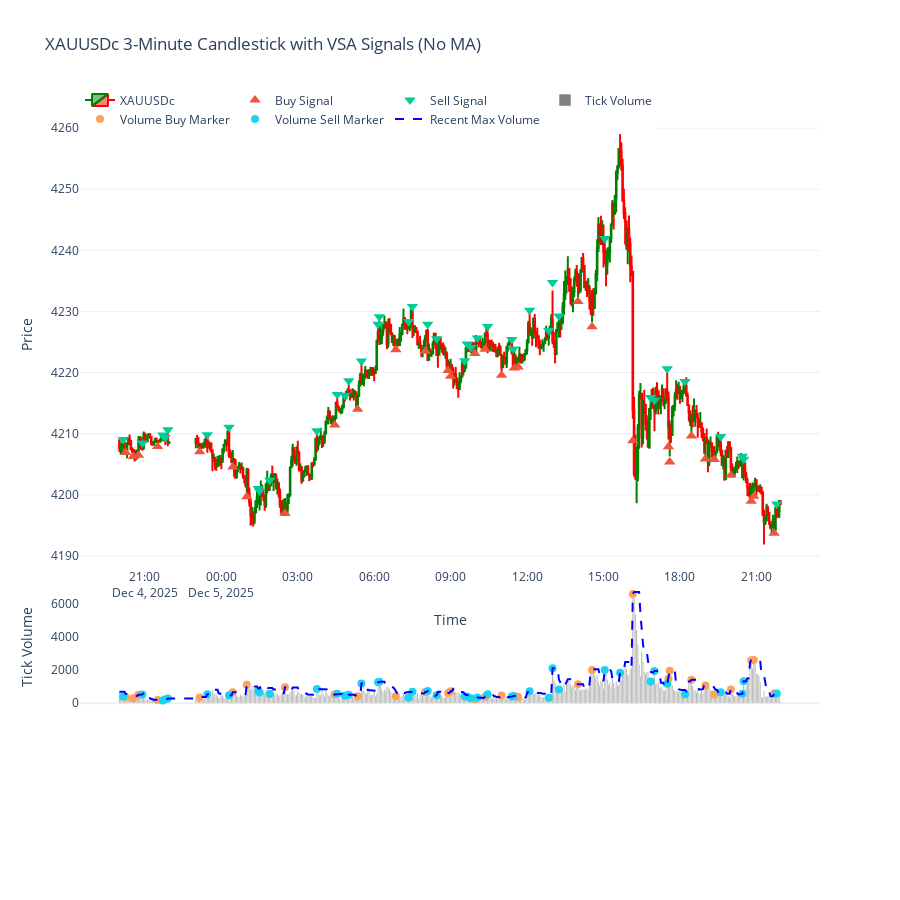

The notebook cell this image was saved under:
### Code cell
import MetaTrader5 as mt5
import pandas as pd
import numpy as np
import plotly.graph_objects as go
from datetime import datetime, timedelta

# -------------------------
# 1. Initialize MT5
# -------------------------
if not mt5.initialize():
    print("MT5 initialization failed")
    mt5.shutdown()

# -------------------------
# 2. Fetch 3-minute data
# -------------------------
symbol = "XAUUSDc"
timeframe = mt5.TIMEFRAME_M3
n_bars = 500
utc_from = datetime.now() - timedelta(days=3)

rates = mt5.copy_rates_from(symbol, timeframe, utc_from, n_bars)
mt5.shutdown()

# -------------------------
# 3. Convert to DataFrame
# -------------------------
df = pd.DataFrame(rates)
df['time'] = pd.to_datetime(df['time'], unit='s')
df.set_index('time', inplace=True)

# -------------------------
# 4. Remove non-trading periods (weekends)
# -------------------------
df = df[df.index.dayofweek < 5]

# -------------------------
# 5. Feature engineering for VSA
# -------------------------
df['range'] = df['high'] - df['low']
df['body'] = (df['close'] - df['open']).abs()
df['upper_wick'] = df['high'] - df[['open', 'close']].max(axis=1)
df['lower_wick'] = df[['open', 'close']].min(axis=1) - df['low']
df['direction'] = np.where(df['close'] > df['open'], 1, np.where(df['close'] < df['open'], -1, 0))

# Contextual rolling lookback (for relative volume, slopes, trend)
lookback_vol = 5
lookback_slope = 6

df['vol_max_recent'] = df['tick_volume'].rolling(lookback_vol, min_periods=1).max()
df['vol_min_recent'] = df['tick_volume'].rolling(lookback_vol, min_periods=1).min()
df['close_slope'] = df['close'].diff().rolling(lookback_slope, min_periods=1).mean()

df['body_pct'] = df['body'] / (df['range'] + 1e-9)  # normalized body size

# -------------------------
# 6. VSA signal logic (no moving averages)
# -------------------------
n = len(df)
signals = np.zeros(n, dtype=int)
reasons = np.full(n, '', dtype=object)

climax_multiplier = 1.2
high_vol_multiplier = 1.0
low_vol_multiplier = 1.0
small_body_thresh = 0.35
large_body_thresh = 0.6

for i in range(2, n):
    vol = df['tick_volume'].iat[i]
    max_vol = df['vol_max_recent'].iat[i-1]
    min_vol = df['vol_min_recent'].iat[i-1]
    direction = df['direction'].iat[i]
    body_pct = df['body_pct'].iat[i]
    slope = df['close_slope'].iat[i-1]

    # Climax bars
    if vol > max_vol * climax_multiplier:
        if direction == 1 and body_pct > large_body_thresh:
            signals[i] = -1
            reasons[i] = "Climax Up (high vol & large up bar) -> possible distribution"
            continue
        if direction == -1 and body_pct > large_body_thresh:
            signals[i] = 1
            reasons[i] = "Climax Down (high vol & large down bar) -> possible selling exhaustion"
            continue

    # High volume after trend
    if vol > max_vol * high_vol_multiplier:
        if direction == -1 and slope > 0:
            signals[i] = -1
            reasons[i] = "High vol down after uptrend -> weakness (sell)"
            continue
        if direction == 1 and slope < 0:
            signals[i] = 1
            reasons[i] = "High vol up after downtrend -> strength (buy)"
            continue

    # Low volume tests
    if vol < min_vol * low_vol_multiplier:
        if direction == 1 and body_pct < small_body_thresh and slope > 0:
            signals[i] = -1
            reasons[i] = "No Demand (low vol narrow up bar after advance) -> probable weak continuation"
            continue
        if direction == -1 and body_pct < small_body_thresh and slope < 0:
            signals[i] = 1
            reasons[i] = "No Supply (low vol narrow down bar after decline) -> probable test, buy"
            continue

    # Test after selling climax
    prev_vol = df['tick_volume'].iat[i-1]
    prev_dir = df['direction'].iat[i-1]
    prev_max_vol = df['vol_max_recent'].iat[i-1]
    if prev_vol > prev_max_vol * climax_multiplier and prev_dir == -1:
        if vol < min_vol * low_vol_multiplier and direction != -1:
            signals[i] = 1
            reasons[i] = "Test after selling climax -> buy"
            continue

df['signal'] = signals
df['signal_reason'] = reasons

# -------------------------
# 7. Plotting (price + volume + signals)
# -------------------------
buy_mask = df['signal'] == 1
sell_mask = df['signal'] == -1

price_buy_y = df['low'] - (df['range'] * 0.15)
price_sell_y = df['high'] + (df['range'] * 0.15)

vol_buy_y = df['tick_volume'][buy_mask]
vol_sell_y = df['tick_volume'][sell_mask]

fig = go.Figure()

# Candlestick
fig.add_trace(go.Candlestick(
    x=df.index,
    open=df['open'],
    high=df['high'],
    low=df['low'],
    close=df['close'],
    name=symbol,
    increasing_line_color='green',
    decreasing_line_color='red'
))

# Buy/Sell markers on price
fig.add_trace(go.Scatter(
    x=df.index[buy_mask],
    y=price_buy_y[buy_mask],
    mode='markers',
    marker=dict(symbol='triangle-up', size=10),
    name='Buy Signal',
    hovertext=df['signal_reason'][buy_mask],
    hoverinfo='text'
))
fig.add_trace(go.Scatter(
    x=df.index[sell_mask],
    y=price_sell_y[sell_mask],
    mode='markers',
    marker=dict(symbol='triangle-down', size=10),
    name='Sell Signal',
    hovertext=df['signal_reason'][sell_mask],
    hoverinfo='text'
))

# Tick Volume
fig.add_trace(go.Bar(
    x=df.index,
    y=df['tick_volume'],
    name='Tick Volume',
    marker_color='gray',
    yaxis='y2'
))

# Volume markers
fig.add_trace(go.Scatter(
    x=df.index[buy_mask],
    y=vol_buy_y,
    mode='markers',
    marker=dict(symbol='circle', size=8),
    name='Volume Buy Marker',
    yaxis='y2',
    hovertext=df['signal_reason'][buy_mask],
    hoverinfo='text'
))
fig.add_trace(go.Scatter(
    x=df.index[sell_mask],
    y=vol_sell_y,
    mode='markers',
    marker=dict(symbol='circle', size=8),
    name='Volume Sell Marker',
    yaxis='y2',
    hovertext=df['signal_reason'][sell_mask],
    hoverinfo='text'
))

# Optional: recent maximum volume line for visual reference
fig.add_trace(go.Scatter(
    x=df.index,
    y=df['vol_max_recent'],
    mode='lines',
    line=dict(width=2, dash='dash', color='blue'),
    name=f'Recent Max Volume',
    yaxis='y2'
))

fig.update_layout(
    template='plotly_white',
    title=f'{symbol} 3-Minute Candlestick with VSA Signals (No MA)',
    xaxis=dict(title='Time', rangeslider=dict(visible=False)),
    yaxis=dict(title='Price', domain=[0.35, 1]),
    yaxis2=dict(title='Tick Volume', domain=[0.15, 0.33], showgrid=False, anchor="x"),
    legend=dict(orientation='h', y=1.02, x=0),
    height=900
)

fig.show()

# -------------------------
# 8. Quick signal summary
# -------------------------
recent_signals = df[df['signal'] != 0].copy().tail(20)
if not recent_signals.empty:
    print("Recent VSA signals (most recent first):")
    for idx, row in recent_signals[::-1].iterrows():
        ts = idx.strftime("%Y-%m-%d %H:%M")
        print(f"{ts} | Signal: {'BUY' if row['signal']==1 else 'SELL'} | Vol: {int(row['tick_volume'])} | Reason: {row['signal_reason']}")
else:
    print("No VSA signals found in the dataset.")

### Figure 1 — Plotly figure (JSON) as saved in the notebook; plotly's stock layout.template omitted (floating-point values rounded to 4 significant figures; data arrays with more than 128 entries replaced by an {"elided": "..."} marker saying what was removed)
{"data": [{"close": {"elided": "500 float values"}, "decreasing": {"line": {"color": "red"}}, "high": {"elided": "500 float values"}, "increasing": {"line": {"color": "green"}}, "low": {"elided": "500 float values"}, "name": "XAUUSDc", "open": {"elided": "500 float values"}, "type": "candlestick", "x": {"elided": "500 str values"}}, {"hoverinfo": "text", "hovertext": ["No Supply (low vol narrow down bar after decline) -> probable test, buy", "No Supply (low vol narrow down bar after decline) -> probable test, buy", "High vol up after downtrend -> strength (buy)", "High vol up after downtrend -> strength (buy)", "High vol up after downtrend -> strength (buy)", "High vol up after downtrend -> strength (buy)", "High vol up after downtrend -> strength (buy)", "High vol up after downtrend -> strength (buy)", "High vol up after downtrend -> strength (buy)", "High vol up after downtrend -> strength (buy)", "No Supply (low vol narrow down bar after decline) -> probable test, buy", "High vol up after downtrend -> strength (buy)", "High vol up after downtrend -> strength (buy)", "High vol up after downtrend -> strength (buy)", "No Supply (low vol narrow down bar after decline) -> probable test, buy", "High vol up after downtrend -> strength (buy)", "Climax Down (high vol & large down bar) -> possible selling exhaustion", "High vol up after downtrend -> strength (buy)", "No Supply (low vol narrow down bar after decline) -> probable test, buy", "High vol up after downtrend -> strength (buy)", "High vol up after downtrend -> strength (buy)", "Climax Down (high vol & large down bar) -> possible selling exhaustion", "Climax Down (high vol & large down bar) -> possible selling exhaustion", "High vol up after downtrend -> strength (buy)", "High vol up after downtrend -> strength (buy)", "High vol up after downtrend -> strength (buy)", "No Supply (low vol narrow down bar after decline) -> probable test, buy", "Climax Down (high vol & large down bar) -> possible selling exhaustion", "High vol up after downtrend -> strength (buy)", "High vol up after downtrend -> strength (buy)", "Climax Down (high vol & large down bar) -> possible selling exhaustion"], "marker": {"size": 10, "symbol": "triangle-up"}, "mode": "markers", "name": "Buy Signal", "type": "scatter", "x": ["2025-12-04T20:15:00.000000000", "2025-12-04T20:33:00.000000000", "2025-12-04T20:45:00.000000000", "2025-12-04T21:30:00.000000000", "2025-12-04T23:09:00.000000000", "2025-12-05T00:27:00.000000000", "2025-12-05T01:00:00.000000000", "2025-12-05T02:30:00.000000000", "2025-12-05T04:27:00.000000000", "2025-12-05T05:21:00.000000000", "2025-12-05T06:51:00.000000000", "2025-12-05T08:00:00.000000000", "2025-12-05T08:54:00.000000000", "2025-12-05T09:00:00.000000000", "2025-12-05T09:57:00.000000000", "2025-12-05T10:21:00.000000000", "2025-12-05T11:00:00.000000000", "2025-12-05T11:30:00.000000000", "2025-12-05T11:39:00.000000000", "2025-12-05T14:00:00.000000000", "2025-12-05T14:33:00.000000000", "2025-12-05T16:09:00.000000000", "2025-12-05T17:33:00.000000000", "2025-12-05T17:36:00.000000000", "2025-12-05T18:27:00.000000000", "2025-12-05T19:00:00.000000000", "2025-12-05T19:21:00.000000000", "2025-12-05T20:00:00.000000000", "2025-12-05T20:48:00.000000000", "2025-12-05T20:54:00.000000000", "2025-12-05T21:42:00.000000000"], "y": [4207.0, 4206.0, 4206.0, 4208.0, 4207.0, 4205.0, 4200.0, 4197.0, 4211.0, 4214.0, 4224.0, 4224.0, 4220.0, 4219.0, 4223.0, 4224.0, 4220.0, 4221.0, 4221.0, 4232.0, 4228.0, 4209.0, 4208.0, 4205.0, 4210.0, 4206.0, 4206.0, 4203.0, 4199.0, 4200.0, 4194.0]}, {"hoverinfo": "text", "hovertext": ["No Demand (low vol narrow up bar after advance) -> probable weak continuation", "High vol down after uptrend -> weakness (sell)", "No Demand (low vol narrow up bar after advance) -> probable weak continuation", "High vol down after uptrend -> weakness (sell)", "High vol down after uptrend -> weakness (sell)", "High vol down after uptrend -> weakness (sell)", "High vol down after uptrend -> weakness (sell)", "No Demand (low vol narrow up bar after advance) -> probable weak continuation", "No Demand (low vol narrow up bar after advance) -> probable weak continuation", "No Demand (low vol narrow up bar after advance) -> probable weak continuation", "High vol down after uptrend -> weakness (sell)", "High vol down after uptrend -> weakness (sell)", "High vol down after uptrend -> weakness (sell)", "High vol down after uptrend -> weakness (sell)", "High vol down after uptrend -> weakness (sell)", "Climax Up (high vol & large up bar) -> possible distribution", "High vol down after uptrend -> weakness (sell)", "No Demand (low vol narrow up bar after advance) -> probable weak continuation", "High vol down after uptrend -> weakness (sell)", "High vol down after uptrend -> weakness (sell)", "High vol down after uptrend -> weakness (sell)", "No Demand (low vol narrow up bar after advance) -> probable weak continuation", "No Demand (low vol narrow up bar after advance) -> probable weak continuation", "No Demand (low vol narrow up bar after advance) -> probable weak continuation", "High vol down after uptrend -> weakness (sell)", "High vol down after uptrend -> weakness (sell)", "High vol down after uptrend -> weakness (sell)", "High vol down after uptrend -> weakness (sell)", "High vol down after uptrend -> weakness (sell)", "No Demand (low vol narrow up bar after advance) -> probable weak continuation", "High vol down after uptrend -> weakness (sell)", "No Demand (low vol narrow up bar after advance) -> probable weak continuation", "High vol down after uptrend -> weakness (sell)", "High vol down after uptrend -> weakness (sell)", "No Demand (low vol narrow up bar after advance) -> probable weak continuation", "High vol down after uptrend -> weakness (sell)", "High vol down after uptrend -> weakness (sell)", "No Demand (low vol narrow up bar after advance) -> probable weak continuation", "High vol down after uptrend -> weakness (sell)", "High vol down after uptrend -> weakness (sell)", "Climax Up (high vol & large up bar) -> possible distribution", "High vol down after uptrend -> weakness (sell)"], "marker": {"size": 10, "symbol": "triangle-down"}, "mode": "markers", "name": "Sell Signal", "type": "scatter", "x": ["2025-12-04T20:09:00.000000000", "2025-12-04T20:54:00.000000000", "2025-12-04T21:42:00.000000000", "2025-12-04T21:48:00.000000000", "2025-12-04T21:54:00.000000000", "2025-12-04T23:27:00.000000000", "2025-12-05T00:18:00.000000000", "2025-12-05T01:27:00.000000000", "2025-12-05T01:30:00.000000000", "2025-12-05T01:54:00.000000000", "2025-12-05T03:45:00.000000000", "2025-12-05T04:33:00.000000000", "2025-12-05T04:51:00.000000000", "2025-12-05T05:00:00.000000000", "2025-12-05T05:30:00.000000000", "2025-12-05T06:09:00.000000000", "2025-12-05T06:12:00.000000000", "2025-12-05T07:21:00.000000000", "2025-12-05T07:30:00.000000000", "2025-12-05T08:06:00.000000000", "2025-12-05T08:27:00.000000000", "2025-12-05T09:33:00.000000000", "2025-12-05T09:39:00.000000000", "2025-12-05T09:48:00.000000000", "2025-12-05T10:03:00.000000000", "2025-12-05T10:27:00.000000000", "2025-12-05T11:24:00.000000000", "2025-12-05T11:27:00.000000000", "2025-12-05T12:06:00.000000000", "2025-12-05T12:51:00.000000000", "2025-12-05T13:00:00.000000000", "2025-12-05T13:15:00.000000000", "2025-12-05T15:03:00.000000000", "2025-12-05T15:39:00.000000000", "2025-12-05T16:51:00.000000000", "2025-12-05T17:00:00.000000000", "2025-12-05T17:30:00.000000000", "2025-12-05T18:12:00.000000000", "2025-12-05T19:36:00.000000000", "2025-12-05T20:27:00.000000000", "2025-12-05T20:30:00.000000000", "2025-12-05T21:48:00.000000000"], "y": [4209.0, 4208.0, 4210.0, 4209.0, 4211.0, 4210.0, 4211.0, 4201.0, 4201.0, 4202.0, 4211.0, 4216.0, 4216.0, 4219.0, 4222.0, 4228.0, 4229.0, 4228.0, 4231.0, 4228.0, 4226.0, 4222.0, 4225.0, 4224.0, 4226.0, 4228.0, 4225.0, 4224.0, 4230.0, 4227.0, 4235.0, 4229.0, 4242.0, 4260.0, 4216.0, 4215.0, 4221.0, 4219.0, 4210.0, 4206.0, 4206.0, 4198.0]}, {"marker": {"color": "gray"}, "name": "Tick Volume", "type": "bar", "x": {"elided": "500 str values"}, "y": {"elided": "500 int values"}, "yaxis": "y2"}, {"hoverinfo": "text", "hovertext": ["No Supply (low vol narrow down bar after decline) -> probable test, buy", "No Supply (low vol narrow down bar after decline) -> probable test, buy", "High vol up after downtrend -> strength (buy)", "High vol up after downtrend -> strength (buy)", "High vol up after downtrend -> strength (buy)", "High vol up after downtrend -> strength (buy)", "High vol up after downtrend -> strength (buy)", "High vol up after downtrend -> strength (buy)", "High vol up after downtrend -> strength (buy)", "High vol up after downtrend -> strength (buy)", "No Supply (low vol narrow down bar after decline) -> probable test, buy", "High vol up after downtrend -> strength (buy)", "High vol up after downtrend -> strength (buy)", "High vol up after downtrend -> strength (buy)", "No Supply (low vol narrow down bar after decline) -> probable test, buy", "High vol up after downtrend -> strength (buy)", "Climax Down (high vol & large down bar) -> possible selling exhaustion", "High vol up after downtrend -> strength (buy)", "No Supply (low vol narrow down bar after decline) -> probable test, buy", "High vol up after downtrend -> strength (buy)", "High vol up after downtrend -> strength (buy)", "Climax Down (high vol & large down bar) -> possible selling exhaustion", "Climax Down (high vol & large down bar) -> possible selling exhaustion", "High vol up after downtrend -> strength (buy)", "High vol up after downtrend -> strength (buy)", "High vol up after downtrend -> strength (buy)", "No Supply (low vol narrow down bar after decline) -> probable test, buy", "Climax Down (high vol & large down bar) -> possible selling exhaustion", "High vol up after downtrend -> strength (buy)", "High vol up after downtrend -> strength (buy)", "Climax Down (high vol & large down bar) -> possible selling exhaustion"], "marker": {"size": 8, "symbol": "circle"}, "mode": "markers", "name": "Volume Buy Marker", "type": "scatter", "x": ["2025-12-04T20:15:00.000000000", "2025-12-04T20:33:00.000000000", "2025-12-04T20:45:00.000000000", "2025-12-04T21:30:00.000000000", "2025-12-04T23:09:00.000000000", "2025-12-05T00:27:00.000000000", "2025-12-05T01:00:00.000000000", "2025-12-05T02:30:00.000000000", "2025-12-05T04:27:00.000000000", "2025-12-05T05:21:00.000000000", "2025-12-05T06:51:00.000000000", "2025-12-05T08:00:00.000000000", "2025-12-05T08:54:00.000000000", "2025-12-05T09:00:00.000000000", "2025-12-05T09:57:00.000000000", "2025-12-05T10:21:00.000000000", "2025-12-05T11:00:00.000000000", "2025-12-05T11:30:00.000000000", "2025-12-05T11:39:00.000000000", "2025-12-05T14:00:00.000000000", "2025-12-05T14:33:00.000000000", "2025-12-05T16:09:00.000000000", "2025-12-05T17:33:00.000000000", "2025-12-05T17:36:00.000000000", "2025-12-05T18:27:00.000000000", "2025-12-05T19:00:00.000000000", "2025-12-05T19:21:00.000000000", "2025-12-05T20:00:00.000000000", "2025-12-05T20:48:00.000000000", "2025-12-05T20:54:00.000000000", "2025-12-05T21:42:00.000000000"], "y": [357, 303, 509, 195, 353, 664, 1113, 968, 527, 429, 428, 682, 625, 724, 238, 393, 469, 451, 373, 1146, 2006, 6590, 1482, 1958, 1412, 1074, 524, 836, 2596, 2601, 588], "yaxis": "y2"}, {"hoverinfo": "text", "hovertext": ["No Demand (low vol narrow up bar after advance) -> probable weak continuation", "High vol down after uptrend -> weakness (sell)", "No Demand (low vol narrow up bar after advance) -> probable weak continuation", "High vol down after uptrend -> weakness (sell)", "High vol down after uptrend -> weakness (sell)", "High vol down after uptrend -> weakness (sell)", "High vol down after uptrend -> weakness (sell)", "No Demand (low vol narrow up bar after advance) -> probable weak continuation", "No Demand (low vol narrow up bar after advance) -> probable weak continuation", "No Demand (low vol narrow up bar after advance) -> probable weak continuation", "High vol down after uptrend -> weakness (sell)", "High vol down after uptrend -> weakness (sell)", "High vol down after uptrend -> weakness (sell)", "High vol down after uptrend -> weakness (sell)", "High vol down after uptrend -> weakness (sell)", "Climax Up (high vol & large up bar) -> possible distribution", "High vol down after uptrend -> weakness (sell)", "No Demand (low vol narrow up bar after advance) -> probable weak continuation", "High vol down after uptrend -> weakness (sell)", "High vol down after uptrend -> weakness (sell)", "High vol down after uptrend -> weakness (sell)", "No Demand (low vol narrow up bar after advance) -> probable weak continuation", "No Demand (low vol narrow up bar after advance) -> probable weak continuation", "No Demand (low vol narrow up bar after advance) -> probable weak continuation", "High vol down after uptrend -> weakness (sell)", "High vol down after uptrend -> weakness (sell)", "High vol down after uptrend -> weakness (sell)", "High vol down after uptrend -> weakness (sell)", "High vol down after uptrend -> weakness (sell)", "No Demand (low vol narrow up bar after advance) -> probable weak continuation", "High vol down after uptrend -> weakness (sell)", "No Demand (low vol narrow up bar after advance) -> probable weak continuation", "High vol down after uptrend -> weakness (sell)", "High vol down after uptrend -> weakness (sell)", "No Demand (low vol narrow up bar after advance) -> probable weak continuation", "High vol down after uptrend -> weakness (sell)", "High vol down after uptrend -> weakness (sell)", "No Demand (low vol narrow up bar after advance) -> probable weak continuation", "High vol down after uptrend -> weakness (sell)", "High vol down after uptrend -> weakness (sell)", "Climax Up (high vol & large up bar) -> possible distribution", "High vol down after uptrend -> weakness (sell)"], "marker": {"size": 8, "symbol": "circle"}, "mode": "markers", "name": "Volume Sell Marker", "type": "scatter", "x": ["2025-12-04T20:09:00.000000000", "2025-12-04T20:54:00.000000000", "2025-12-04T21:42:00.000000000", "2025-12-04T21:48:00.000000000", "2025-12-04T21:54:00.000000000", "2025-12-04T23:27:00.000000000", "2025-12-05T00:18:00.000000000", "2025-12-05T01:27:00.000000000", "2025-12-05T01:30:00.000000000", "2025-12-05T01:54:00.000000000", "2025-12-05T03:45:00.000000000", "2025-12-05T04:33:00.000000000", "2025-12-05T04:51:00.000000000", "2025-12-05T05:00:00.000000000", "2025-12-05T05:30:00.000000000", "2025-12-05T06:09:00.000000000", "2025-12-05T06:12:00.000000000", "2025-12-05T07:21:00.000000000", "2025-12-05T07:30:00.000000000", "2025-12-05T08:06:00.000000000", "2025-12-05T08:27:00.000000000", "2025-12-05T09:33:00.000000000", "2025-12-05T09:39:00.000000000", "2025-12-05T09:48:00.000000000", "2025-12-05T10:03:00.000000000", "2025-12-05T10:27:00.000000000", "2025-12-05T11:24:00.000000000", "2025-12-05T11:27:00.000000000", "2025-12-05T12:06:00.000000000", "2025-12-05T12:51:00.000000000", "2025-12-05T13:00:00.000000000", "2025-12-05T13:15:00.000000000", "2025-12-05T15:03:00.000000000", "2025-12-05T15:39:00.000000000", "2025-12-05T16:51:00.000000000", "2025-12-05T17:00:00.000000000", "2025-12-05T17:30:00.000000000", "2025-12-05T18:12:00.000000000", "2025-12-05T19:36:00.000000000", "2025-12-05T20:27:00.000000000", "2025-12-05T20:30:00.000000000", "2025-12-05T21:48:00.000000000"], "y": [410, 525, 165, 236, 284, 543, 480, 750, 649, 556, 857, 572, 453, 507, 1194, 1260, 1300, 337, 697, 745, 478, 420, 385, 299, 351, 539, 407, 424, 725, 335, 2110, 825, 2002, 1835, 1316, 1950, 1171, 540, 669, 566, 1332, 595], "yaxis": "y2"}, {"line": {"color": "blue", "dash": "dash", "width": 2}, "mode": "lines", "name": "Recent Max Volume", "type": "scatter", "x": {"elided": "500 str values"}, "y": {"elided": "500 float values"}, "yaxis": "y2"}], "layout": {"height": 900, "legend": {"orientation": "h", "x": 0, "y": 1.02}, "title": {"text": "XAUUSDc 3-Minute Candlestick with VSA Signals (No MA)"}, "xaxis": {"rangeslider": {"visible": false}, "title": {"text": "Time"}}, "yaxis": {"domain": [0.35, 1], "title": {"text": "Price"}}, "yaxis2": {"anchor": "x", "domain": [0.15, 0.33], "showgrid": false, "title": {"text": "Tick Volume"}}}}
